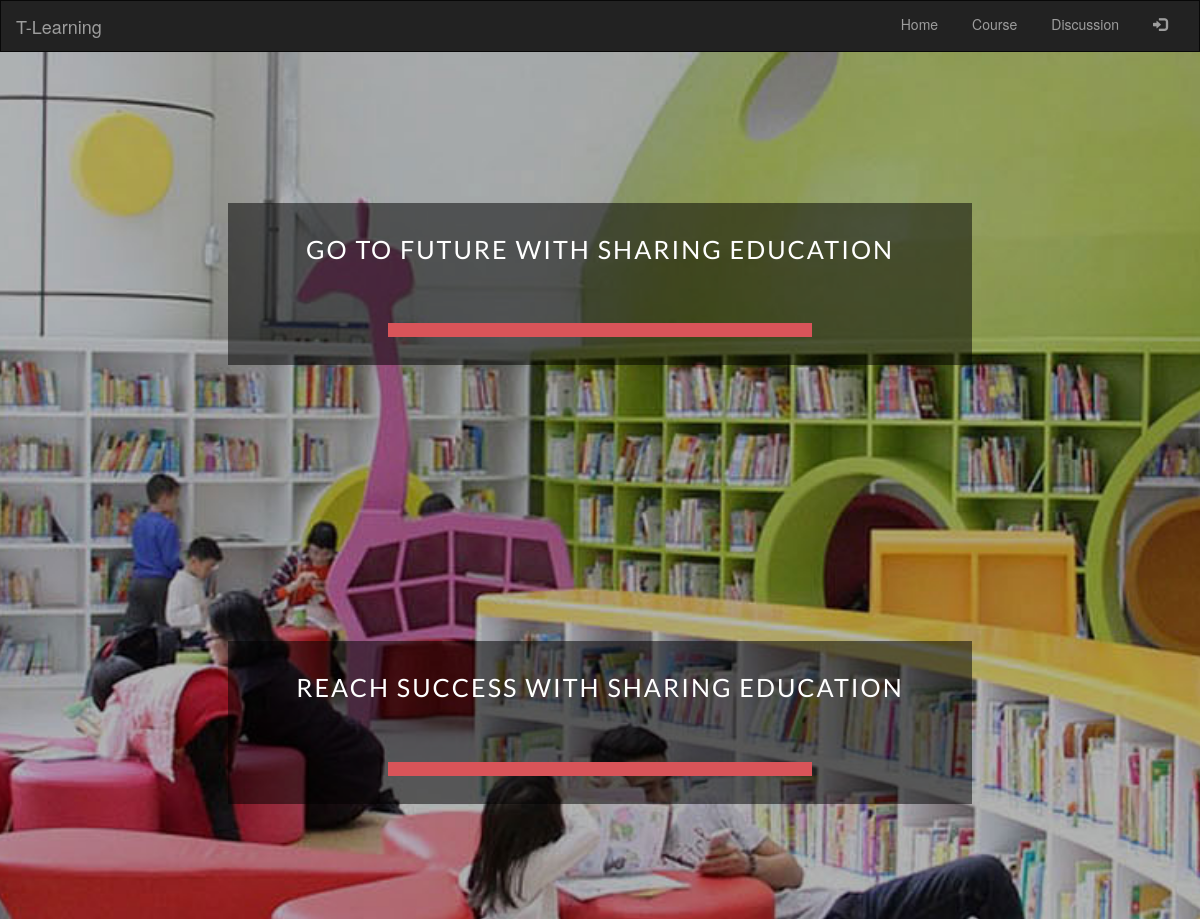
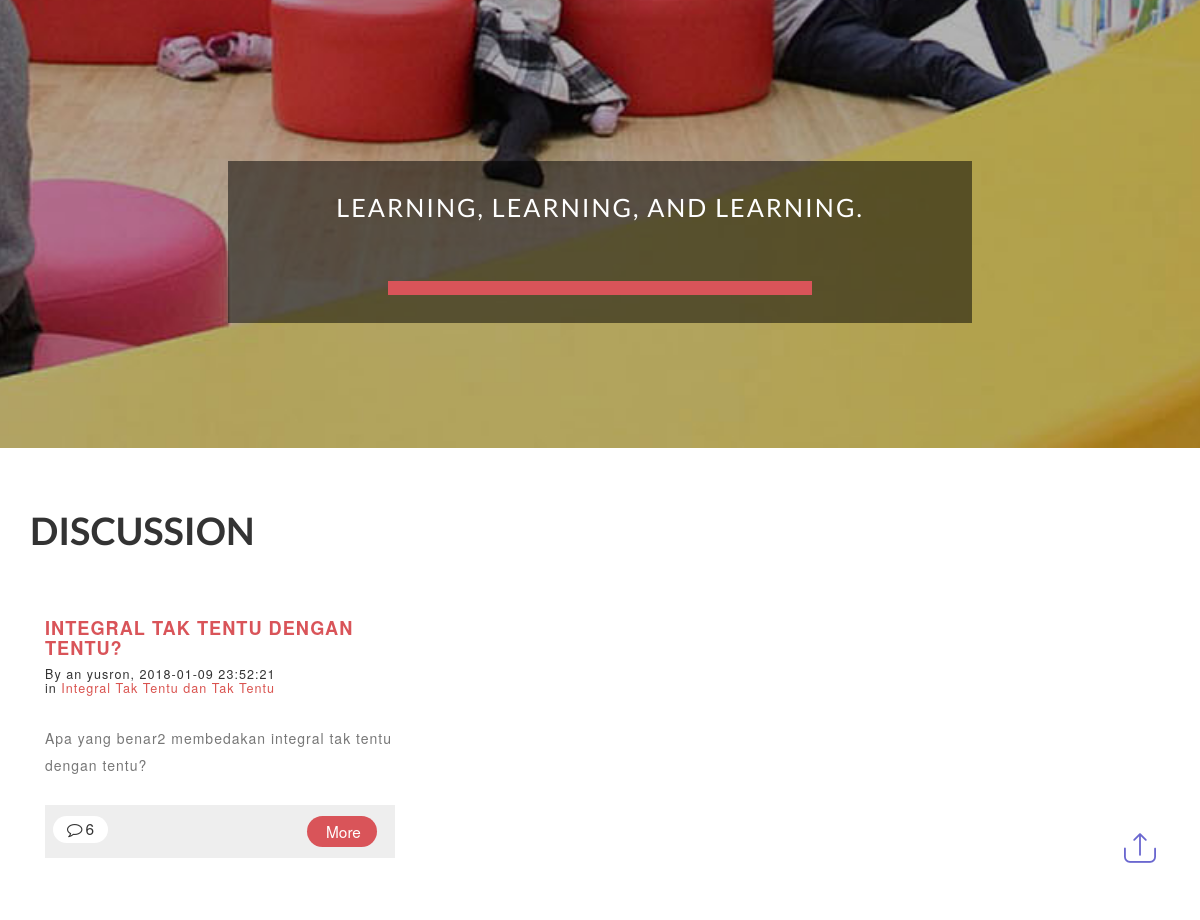
The page /index.php/discussion on the database as committed earlier (2 pictures, top to bottom).
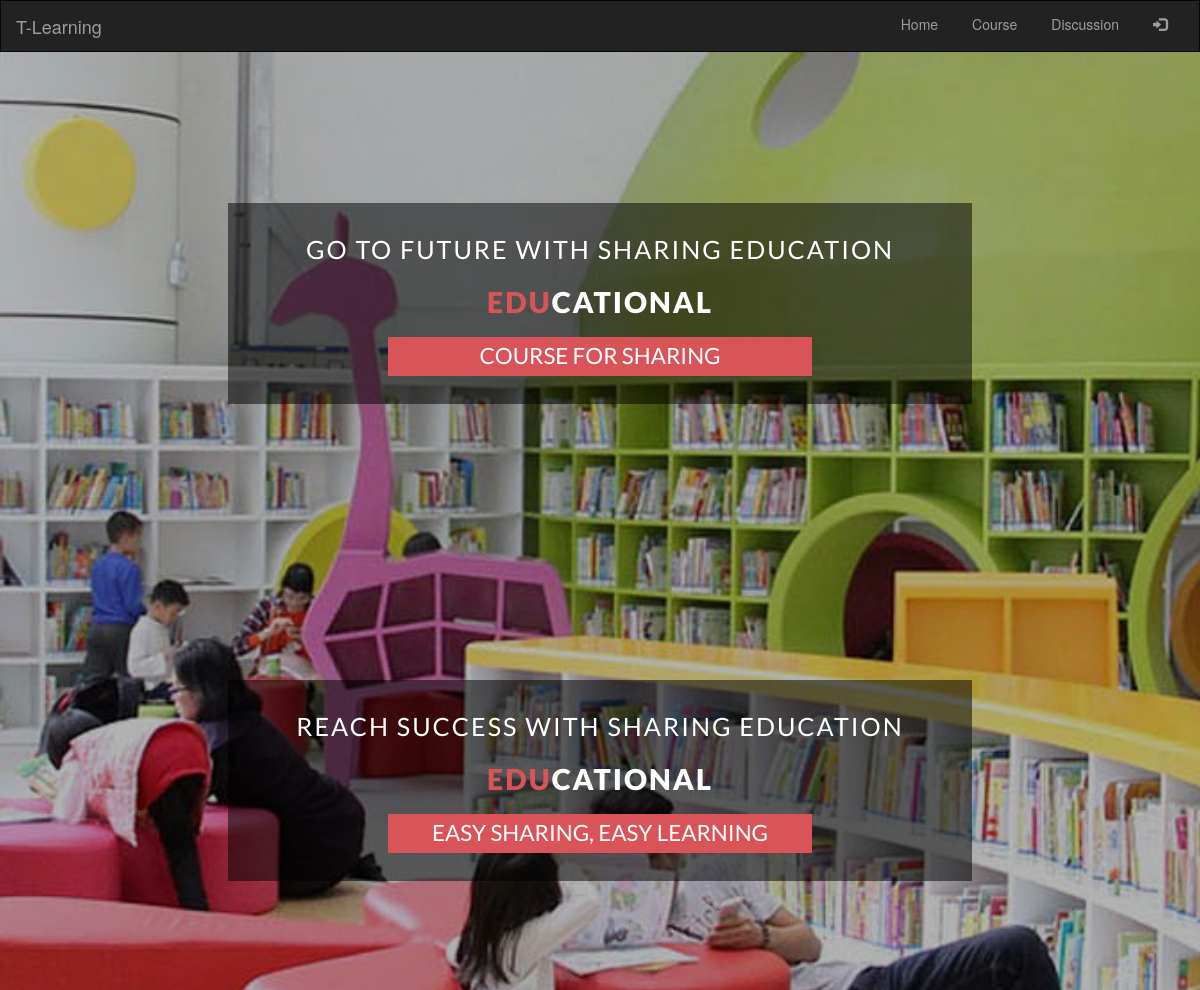
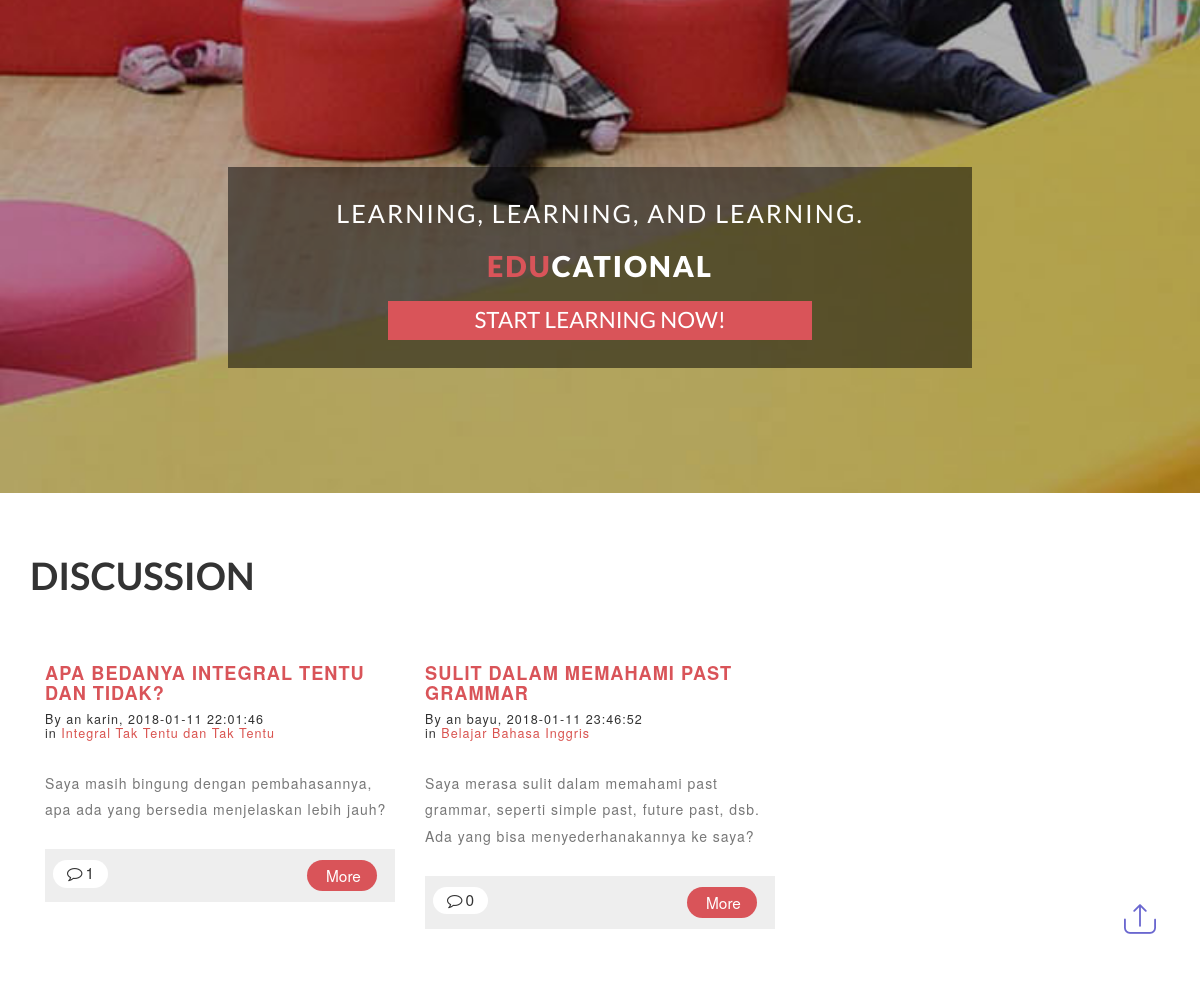
The same page on the database as committed later (2 pictures, top to bottom).
### tables this page shows
CREATE TABLE `config` (
  `id_config` int(5) NOT NULL,
  `id_user` int(5) NOT NULL,
  `code` varchar(20) NOT NULL,
  `type` varchar(50) NOT NULL,
  `text` text,
  `img` text,
  `created_at` datetime NOT NULL,
  `last_update` datetime NOT NULL
);

CREATE TABLE `comment` (
  `id_comment` int(5) NOT NULL,
  `id_title` int(5) NOT NULL,
  `id_user` int(5) NOT NULL,
  `subject` varchar(200) NOT NULL,
  `text_comment` text NOT NULL,
  `reply_id` int(5) NOT NULL DEFAULT '0',
  `created_at` datetime NOT NULL
);

CREATE TABLE `user` (
  `id_user` int(5) NOT NULL,
  `email` varchar(200) NOT NULL,
  `username` varchar(40) NOT NULL,
  `password` text NOT NULL,
  `name` text NOT NULL,
  `city` varchar(100) NOT NULL,
  `bio` text NOT NULL,
  `photo` varchar(200) NOT NULL DEFAULT 'profile.png',
  `role` int(1) NOT NULL,
  `status` int(1) NOT NULL DEFAULT '0',
  `created_at` datetime NOT NULL,
  `last_update` datetime NOT NULL
);

CREATE TABLE `course_title` (
  `id_title` int(5) NOT NULL,
  `id_user` int(5) NOT NULL,
  `title` varchar(200) NOT NULL,
  `subject` varchar(25) NOT NULL,
  `description` text NOT NULL,
  `thumbnail` text NOT NULL,
  `created_at` datetime NOT NULL,
  `last_update` datetime NOT NULL,
  `status` int(1) NOT NULL DEFAULT '0',
  `pick` int(1) NOT NULL DEFAULT '0',
  `visitor` int(5) NOT NULL,
  `random_code` varchar(11) NOT NULL
);

### application/controllers/Discussion.php (called while the page is built, shortened)
<?php
class Discussion extends CI_Controller {
	public function __construct()
	{
		$this->load->model('course_model');
		$this->load->model('auth_model');
		$this->load->model('home_model');
	}
	public function index()
	{
		$slider = $this->home_model->GetData(['type'=>'slide'],'config')->result();
		$user_id = $this->session->userdata('logged_id');
		$list_discuss = $this->course_model->GetListDiscuss(['reply_id'=>'0']);
		$username_id = $this->auth_model->GetUser(['id_user' => $user_id])->row('username');
		$comment_amount = array();
		foreach ($list_discuss as $discuss) {
			$comment_amount[$discuss->id_comment] = $this->home_model->GetSelectData('COUNT(id_comment) as comment_amount',['reply_id' => $discuss->id_comment],'comment')->row('comment_amount');
		}
				$data = [
				'main_view'  => 'discussion_view',
				'list_discuss' => $list_discuss,
				'username_id'	=> $username_id,
				'slider'		=> $slider,
				'comment_amount' => $comment_amount,
		 		];
				$this->load->view('templet', $data);
	}
}

### index.php (called while the page is built, shortened)
<?php
require_once BASEPATH.'core/CodeIgniter.php';

### application/models/home_model.php (called while the page is built, shortened)
<?php
class Home_model extends CI_Model {
	 public function GetData($where,$table)
    {
      return $this->db->where($where)->get($table);
    }
    public function GetSelectData($select,$where,$table)
    {
      return $this->db->select($select)->where($where)->get($table);
    }
}

### application/models/course_model.php (called while the page is built, shortened)
<?php
class Course_model extends CI_Model {
    public function GetListDiscuss($where){
      return $this->db->select('comment.*, user.username, course_title.random_code, course_title.title, comment.created_at as comment_created')
            ->where($where)
            ->join('user', 'comment.id_user = user.id_user')
            ->join('course_title', 'comment.id_title = course_title.id_title')
            ->group_by('id_comment')
            ->get('comment')
            ->result();
    }
}

### application/views/discussion_view.php (the view, shortened to what this page needs)
	<div class="header">
			<div class="slider">
				<div class="callbacks_container">
					<ul class="rslides" id="slider">
						<?php foreach ($slider as $sld) {
							$texts = explode("|",$sld->text);
						?>
						<li>
							<div class="slider-info">
								<p><?php echo $texts[0] ?></p>
								<h3><a href="#"><span><?php echo $texts[1] ?></span><?php echo $texts[2] ?></a></h3>
								<h6><?php echo $texts[3] ?></h6>
							</div>
						</li>
						<?php } ?>
					</ul>
				</div>
			</div>
	</div>
<div class="event" id="events">
	<div class="container">
		<h3 style="text-align: left;text-transform: uppercase;">Discussion</h3>
		<?php foreach ($list_discuss as $discuss) { ?>
		<div class="col-md-4 eve-agile e1">
			<div class="eve-sub1">
			<h4><a href="#" data-toggle="modal" data-target="#myModal5"><?php echo $discuss->subject ?></a></h4>
				<h6>By an <a href="#"><?php echo $discuss->username ?></a>, <?php echo $discuss->comment_created ?>
				<br>in <a href="#" data-toggle="modal" data-target="#lesson" class="lesson_view" id="<?php echo $discuss->random_code ?>" style="color:#d9534f;"><?php echo $discuss->title ?></a></h6>
				<p><?php echo $discuss->text_comment ?></p>
			</div>
			<div class="eve-sub2">
				<div class="eve-w3lleft">
					<?php
					if(array_key_exists($discuss->id_comment, $comment_amount)) {
					$comments =  $comment_amount[$discuss->id_comment];
					}
					 ?>
					<h6><i class="fa fa-comment-o" aria-hidden="true"></i><?php echo $comments; ?></h6>
				</div>
				<div class="eve-w3lright e1">
					<a href="<?php echo base_url().'discuss/'.$discuss->random_code ?>" data-toggle="" data-target=""><h5>More</h5></a>
				</div>
				<div class="clearfix"></div>
			</div>
		</div>
		<?php } ?>
	</div>
</div>

### application/views/templet.php (shortened to what this page needs)
<!DOCTYPE html>
<html lang="en">
<head>
    <link href="<?php echo base_url(); ?>assets/css/style.css" rel="stylesheet" type="text/css" media="all">
    <link href="<?php echo base_url(); ?>assets/css/bootstrap.min.css" rel="stylesheet" type="text/css" media="all">
    <link href="<?php echo base_url(); ?>assets/css/font-awesome.min.css" rel="stylesheet" type="text/css" media="all">
    <link href="<?php echo base_url(); ?>assets/css/bootstrap-notifications.min.css" rel="stylesheet" type="text/css" media="all">
    <link href="<?php echo base_url() ?>assets/css/netdna-bootstrap.min.css" rel="stylesheet">
    <link rel="stylesheet" href="https://cdnjs.cloudflare.com/ajax/libs/limonte-sweetalert2/6.9.1/sweetalert2.min.css">
</head>
<body style="margin-top: 0px;">
<nav class="navbar navbar-inverse">
    <div class="container-fluid">
          <div class="">
            <a class="navbar-brand" href="#">T-Learning</a>
          </div>
      <div class="collapse navbar-collapse">
        <ul class="nav navbar-nav navbar-right" style="width: 800px">
          <li class="dropdown dropdown-notifications">
            <a href="#notifications-panel" class="dropdown-toggle" data-toggle="dropdown">
              <i data-count="0" class="<?php if ($this->session->userdata('logged_in') == TRUE) {
                echo 'glyphicon glyphicon-user';
                }
                else {
                  echo 'glyphicon glyphicon-log-in';
                  } ?>"></i>
            </a>
          </li>
          <li><a href="<?php echo base_url(); ?>discussion" class="active">Discussion</a></li>
          <li><a href="<?php echo base_url(); ?>course" class="active">Course</a></li>
          <li><a href="<?php echo base_url(); ?>" class="active">Home</a></li>
        </ul>
      </div>
    </div>
  </nav>
    <link rel="stylesheet" href="css/chocolat.css" type="text/css" media="screen">
              <link href="<?php echo base_url(); ?>assets/css/owl.carousel.css" rel="stylesheet">
    <a href="#" id="toTop" style="display: block;"> <span id="toTopHover" style="opacity: 1;"> </span></a>
  <?php $this->load->view($main_view); ?>
</body>
</html>

### assets/css/chocolat.css (style rules this page uses)
body { margin:0; padding:0; }

### application/views/templet.php (style rules this page uses)
body { margin-top:20px; ; }

Rows that differ between the two databases and show on the page:
removed comment: subject "INTEGRAL TAK TENTU DENGAN TENTU?", id_user.username "yusron", created_at "2018-01-09 23:52:21", id_title.title "Integral Tak Tentu dan Tak Tentu", text_comment "Apa yang benar2 membedakan integral tak tentu dengan tentu?", id_comment "6"
changed config "GO TO FUTURE WITH SHARING EDUCATION": text (not shown) → "EDU"; text (not shown) → "CATIONAL"; text (not shown) → "COURSE FOR SHARING"
changed config "REACH SUCCESS WITH SHARING EDUCATION": text (not shown) → "EDU"; text (not shown) → "CATIONAL"; text (not shown) → "EASY SHARING, EASY LEARNING"
changed config "LEARNING, LEARNING, AND LEARNING.": text (not shown) → "EDU"; text (not shown) → "CATIONAL"; text (not shown) → "START LEARNING NOW!"
added comment: subject "APA BEDANYA INTEGRAL TENTU DAN TIDAK?", id_user.username "karin", created_at "2018-01-11 22:01:46", id_title.title "Integral Tak Tentu dan Tak Tentu", text_comment "Saya masih bingung dengan pembahasannya, apa ada yang bersedia menjelaskan lebih jauh?", id_comment "1"
added comment: subject "SULIT DALAM MEMAHAMI PAST GRAMMAR", id_user.username "bayu", created_at "2018-01-11 23:46:52", id_title.title "Belajar Bahasa Inggris", text_comment "Saya merasa sulit dalam memahami past grammar, seperti simple past, future past, dsb. Ada yang bisa menyederhanakannya ke saya?", id_comment "0"
